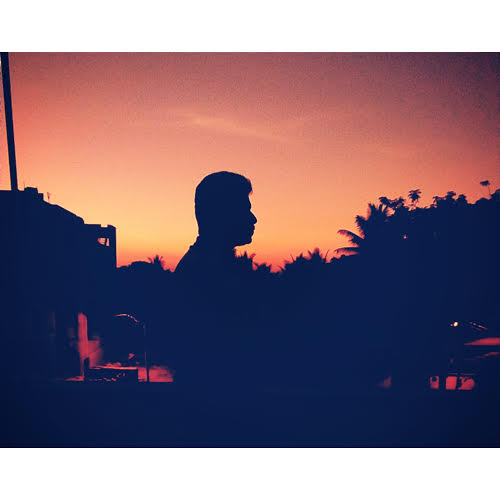
#> input picture Resources/Test Image.jpg, 500 x 500 px, found by its file name
$ python Eroded.py
#> lines starting #> are read from the running program, lines starting #| are printed output that depends on the picture; after the words box and inside, x2 and y2 are one past the last pixel; in counts of white or black regions, pixels touching at a corner belong together
import cv2
import numpy as np

img= cv2.imread("Resources\Test Image.jpg")
#> img is the input picture: shape (500, 500, 3); mean B, G, R 121.7, 108, 128.5
Kernal = np.ones((5,5),np.uint8)

imgCanny = cv2.Canny(img,150,200)
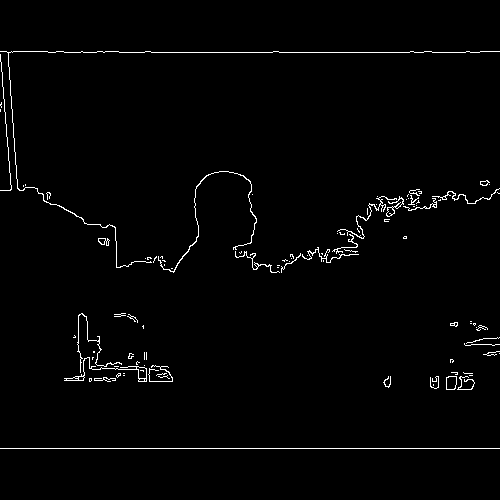
#> imgCanny: shape (500, 500); 1.6% white in thin lines or dots, all inside (x1, y1, x2, y2) = (0, 51, 500, 449)
imgDialation = cv2.dilate(imgCanny,Kernal,iterations=1)
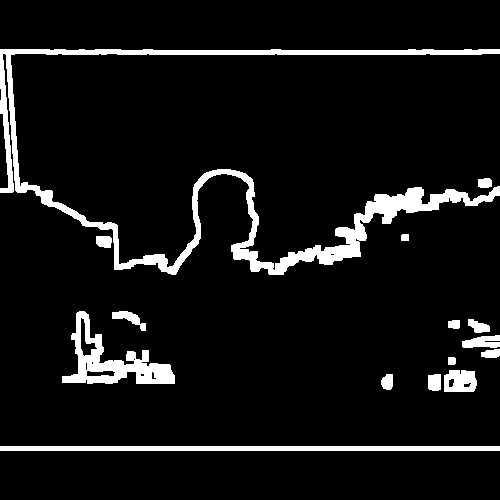
#> imgDialation: shape (500, 500); 7.7% white; 15 white regions, largest, box (x1, y1, x2, y2) and area: (0, 49, 500, 275) 11333, (62, 311, 175, 384) 2846, (0, 446, 500, 451) 2500
imgEroded = cv2.erode(imgDialation,Kernal,iterations=1)
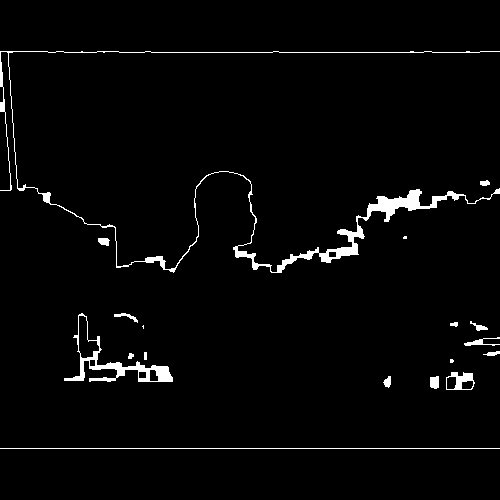
#> imgEroded: shape (500, 500); 2.6% white; 18 white regions (3 under 20 px), largest, box (x1, y1, x2, y2) and area: (0, 51, 500, 273) 3825, (64, 313, 173, 382) 1207, (0, 448, 500, 449) 500

cv2.imshow("Canny image",imgCanny)
cv2.imshow("Dialation image",imgDialation)
cv2.imshow("Eroded image",imgEroded)
cv2.waitKey(0)

$ run again, with Resources/cards.jpg copied over Resources/Test Image.jpg
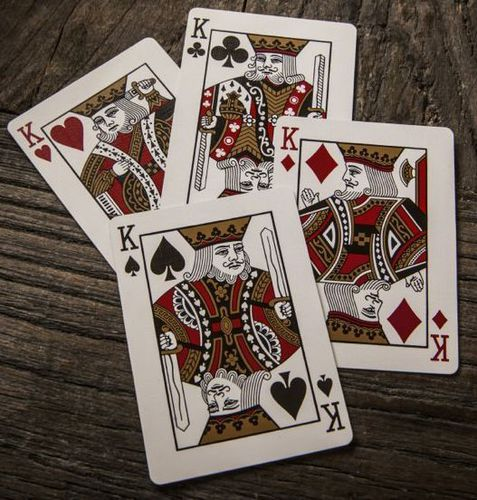
#> input picture Resources/cards.jpg, 477 x 500 px, found by its file name
#> img is the input picture: shape (500, 477, 3); mean B, G, R 88.1, 96.6, 109.6
#> `imgCanny = cv2.Canny(img,150,200)`:
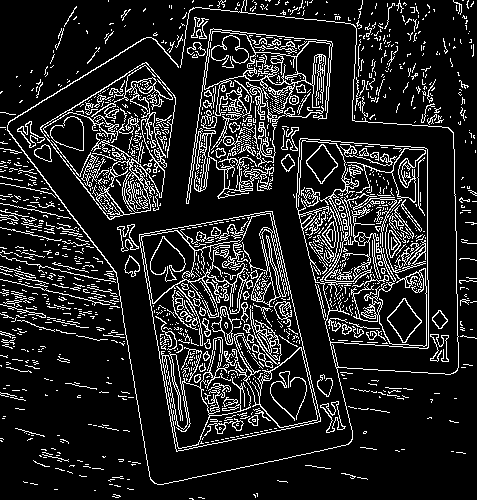
#> imgCanny: shape (500, 477); 13.8% white in thin lines or dots
#> imgDialation: shape (500, 477); 53.6% white; 318 black regions (196 under 20 px), largest, box (x1, y1, x2, y2) and area: (0, 317, 477, 500) 37905, (10, 10, 456, 482) 37371, (0, 0, 191, 112) 10632
#> `imgEroded = cv2.erode(imgDialation,Kernal,iterations=1)`:
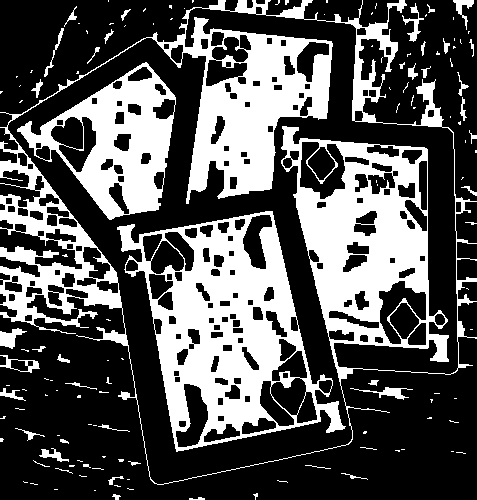
#> imgEroded: shape (500, 477); 33.4% white; 138 white regions (95 under 20 px), largest, box (x1, y1, x2, y2) and area: (0, 0, 477, 485) 44177, (117, 211, 346, 452) 21682, (17, 62, 176, 220) 10147
